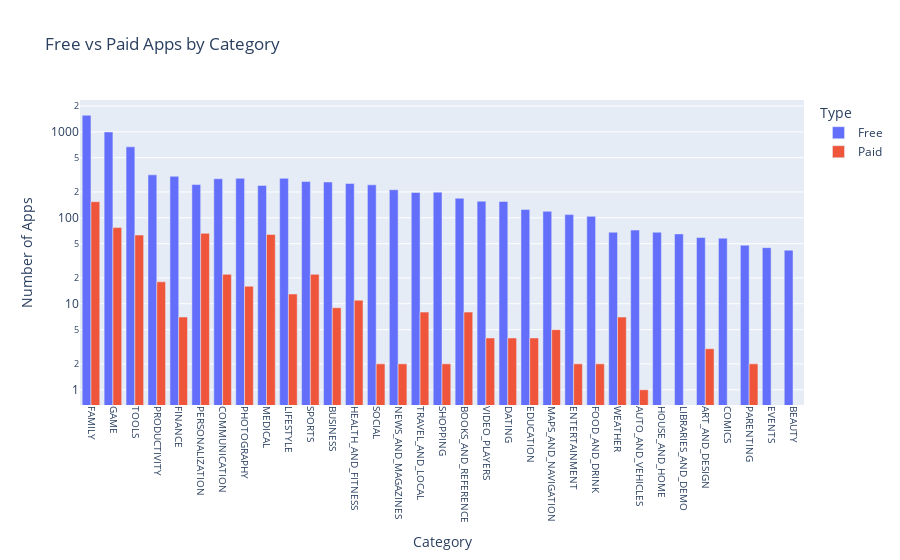

Source (notebook cell):
### Markdown cell above
**Challenge 13**: Use the plotly express bar [chart examples](https://plotly.com/python/bar-charts/#bar-chart-with-sorted-or-ordered-categories) and the [.bar() API reference](https://plotly.com/python-api-reference/generated/plotly.express.bar.html#plotly.express.bar) to create this bar chart: 

<img src=https://imgur.com/LE0XCxA.png>

You'll want to use the `df_free_vs_paid` DataFrame that you created above that has the total number of free and paid apps per category. 

See if you can figure out how to get the look above by changing the `categoryorder` to 'total descending' as outlined in the documentation here [here](https://plotly.com/python/categorical-axes/#automatically-sorting-categories-by-name-or-total-value).

### Code cell
grouped_bar = px.bar(df_free_vs_paid,
                     x='Category',
                     y='App',
                     title='Free vs Paid Apps by Category',
                     color='Type',
                     barmode='group'
                     )

grouped_bar.update_layout(xaxis_title='Category',
                          yaxis_title='Number of Apps',
                          xaxis={'categoryorder':'total descending'},
                          yaxis=dict(type='log')
                          )

grouped_bar.update_xaxes(tickangle=90, tickfont=dict(size=10), dividerwidth=2)

grouped_bar.show()

### Figure 1 — Plotly figure (JSON) as saved in the notebook; plotly's stock layout.template omitted (floating-point values rounded to 4 significant figures)
{"data": [{"alignmentgroup": "True", "hovertemplate": "Type=Free<br>Category=%{x}<br>App=%{y}<extra></extra>", "legendgroup": "Free", "marker": {"color": "#636efa", "pattern": {"shape": ""}}, "name": "Free", "offsetgroup": "Free", "orientation": "v", "showlegend": true, "textposition": "auto", "type": "bar", "x": ["ART_AND_DESIGN", "AUTO_AND_VEHICLES", "BEAUTY", "BOOKS_AND_REFERENCE", "BUSINESS", "COMICS", "COMMUNICATION", "DATING", "EDUCATION", "ENTERTAINMENT", "EVENTS", "FAMILY", "FINANCE", "FOOD_AND_DRINK", "GAME", "HEALTH_AND_FITNESS", "HOUSE_AND_HOME", "LIBRARIES_AND_DEMO", "LIFESTYLE", "MAPS_AND_NAVIGATION", "MEDICAL", "NEWS_AND_MAGAZINES", "PARENTING", "PERSONALIZATION", "PHOTOGRAPHY", "PRODUCTIVITY", "SHOPPING", "SOCIAL", "SPORTS", "TOOLS", "TRAVEL_AND_LOCAL", "VIDEO_PLAYERS", "WEATHER"], "xaxis": "x", "y": [59, 72, 42, 169, 261, 58, 285, 155, 125, 109, 45, 1560, 304, 104, 997, 251, 68, 65, 288, 119, 238, 212, 48, 244, 288, 316, 199, 242, 264, 670, 197, 156, 68], "yaxis": "y"}, {"alignmentgroup": "True", "hovertemplate": "Type=Paid<br>Category=%{x}<br>App=%{y}<extra></extra>", "legendgroup": "Paid", "marker": {"color": "#EF553B", "pattern": {"shape": ""}}, "name": "Paid", "offsetgroup": "Paid", "orientation": "v", "showlegend": true, "textposition": "auto", "type": "bar", "x": ["ART_AND_DESIGN", "AUTO_AND_VEHICLES", "BOOKS_AND_REFERENCE", "BUSINESS", "COMMUNICATION", "DATING", "EDUCATION", "ENTERTAINMENT", "FAMILY", "FINANCE", "FOOD_AND_DRINK", "GAME", "HEALTH_AND_FITNESS", "LIFESTYLE", "MAPS_AND_NAVIGATION", "MEDICAL", "NEWS_AND_MAGAZINES", "PARENTING", "PERSONALIZATION", "PHOTOGRAPHY", "PRODUCTIVITY", "SHOPPING", "SOCIAL", "SPORTS", "TOOLS", "TRAVEL_AND_LOCAL", "VIDEO_PLAYERS", "WEATHER"], "xaxis": "x", "y": [3, 1, 8, 9, 22, 4, 4, 2, 154, 7, 2, 77, 11, 13, 5, 64, 2, 2, 66, 16, 18, 2, 2, 22, 63, 8, 4, 7], "yaxis": "y"}], "layout": {"barmode": "group", "legend": {"title": {"text": "Type"}, "tracegroupgap": 0}, "title": {"text": "Free vs Paid Apps by Category"}, "xaxis": {"anchor": "y", "categoryorder": "total descending", "dividerwidth": 2, "domain": [0, 1], "tickangle": 90, "tickfont": {"size": 10}, "title": {"text": "Category"}}, "yaxis": {"anchor": "x", "domain": [0, 1], "title": {"text": "Number of Apps"}, "type": "log"}}}
